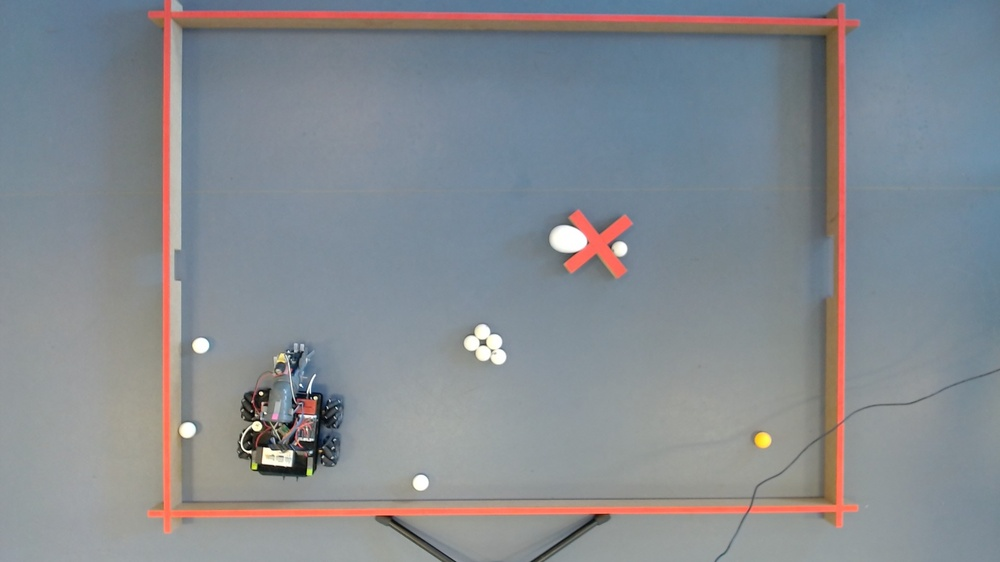
#> input picture camera2/testImg.jpg, 1000 x 562 px, shrunk from 1920 x 1080 before the run, found by its file name
$ python madsFindThresholds.py
#> lines starting #> are read from the running program, lines starting #| are printed output that depends on the picture; after the words box and inside, x2 and y2 are one past the last pixel; in counts of white or black regions, pixels touching at a corner belong together
#> further down, image is the input picture: shape (562, 1000, 3); mean B, G, R 144.3, 138.7, 133.8
import cv2
import numpy as np
from scipy.optimize import minimize

#@profile
def preprocess_mask(mask):
    kernel = np.ones((5, 5), np.uint8)
    return cv2.morphologyEx(cv2.morphologyEx(mask, cv2.MORPH_OPEN, kernel), cv2.MORPH_CLOSE, kernel)

#@profile
def mask_and_find_contours(image, hsv_lower, hsv_upper):
    hsv = cv2.cvtColor(image, cv2.COLOR_BGR2HSV)
#> hsv: shape (562, 1000, 3); mean H, S, V 86.5, 41.1, 151.8
    mask = cv2.inRange(hsv, hsv_lower, hsv_upper)
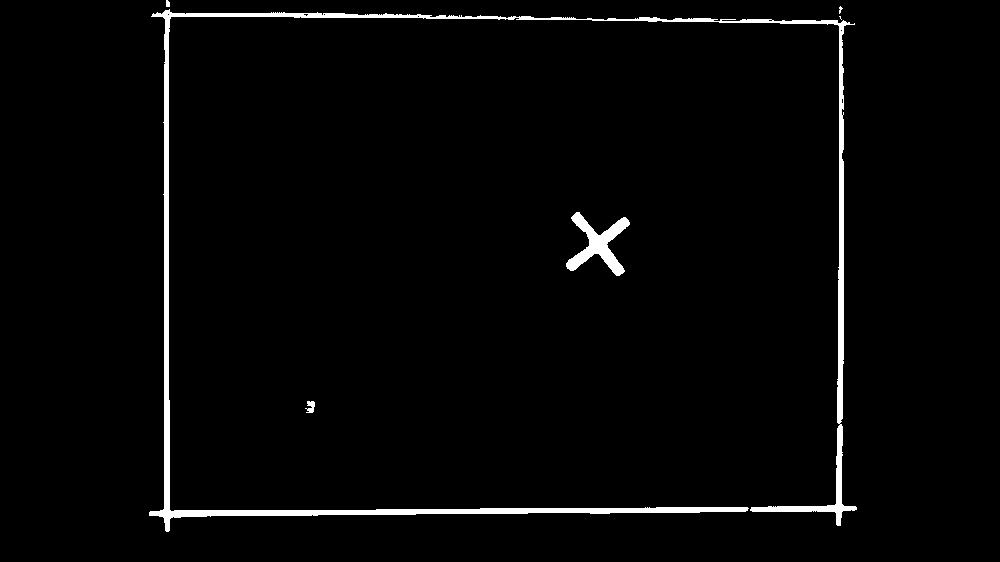
#> mask: shape (562, 1000); 2.4% white; 6 white regions (2 under 20 px), largest, box (x1, y1, x2, y2) and area: (149, 9, 857, 532) 11620, (566, 212, 630, 276) 1526, (305, 401, 315, 413) 77, (166, 0, 170, 7) 25
    processed_mask = preprocess_mask(mask)
#> in preprocess_mask, `return cv2.morphologyEx(cv2.morphologyEx(mask, cv2.MORPH_OPEN, kernel)..`:
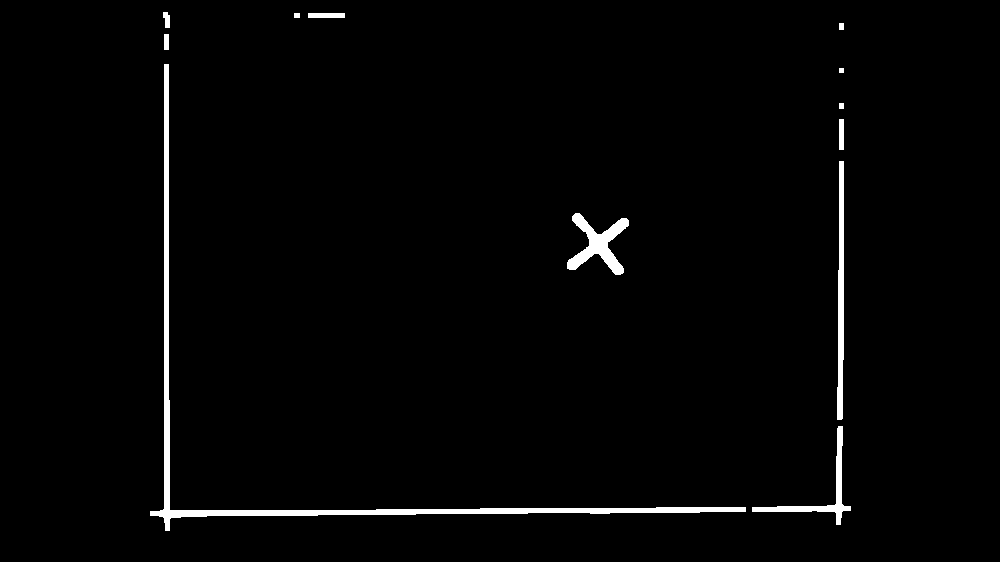
#> returned value: shape (562, 1000); 1.9% white; 12 white regions
    contours, hierarchy = cv2.findContours(processed_mask, cv2.RETR_TREE, cv2.CHAIN_APPROX_SIMPLE)
#> contours = 12 contours, 1 with area under 20; largest, box (x1, y1, x2, y2) and area: (150, 64, 746, 531) 4713, (567, 213, 629, 275) 1384, (837, 161, 844, 420) 1154, (752, 426, 851, 525) 918, (308, 13, 345, 18) 144
    return processed_mask, contours, hierarchy[0] if hierarchy is not None else []

#@profile
# [47 lines left out: functions find_longest_child, find_sharpest_corners, order_points, four_point_transform, distance_to_cross, not called in this run]

def sort_contours_by_length(contours):
    return sorted(contours, key=lambda x: cv2.arcLength(x, True), reverse=True)

#@profile
# [19 lines left out: function fit_rotated_cross_to_contour, not called in this run]

# Example usage:
imagePath = "/home/madsr2d2/sem4/CDIO/CDIO_gruppe_7/camera2/testImg.jpg"
image = cv2.imread(imagePath)

if image is None:
    print(f"Error: Unable to load image from {imagePath}")
else:
    hsv_lower, hsv_upper = np.array([0, 130, 196]), np.array([9, 255, 255])
    processed_mask, contours, hierarchy = mask_and_find_contours(image, hsv_lower, hsv_upper)
    sorted_contours = sort_contours_by_length(contours)
#> sorted_contours has the same summary as contours in mask_and_find_contours

    # Draw all contours on the original image
    #original_image_with_contours = image.copy()
    #cv2.drawContours(original_image_with_contours, contours, -1, (0, 255, 0), 2)
    #cv2.imshow('Original Image with All Contours', original_image_with_contours)

    # Find the longest child of the top contour
    arena_contour = sorted_contours[1]
#> arena_contour = contour of 11 points, box (x1, y1, x2, y2) (837, 161, 844, 420), area 1154
#> (the run stopped early here; a loop or call above may not have finished)
